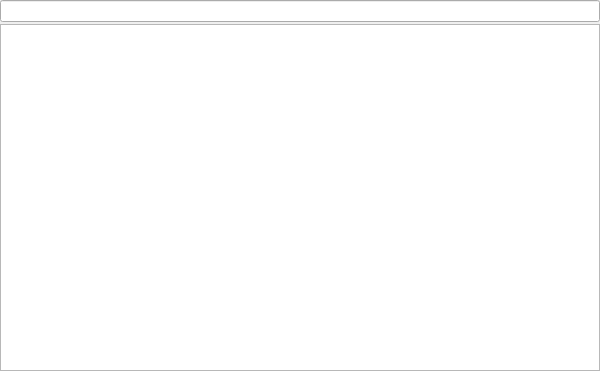
<?xml version="1.0" encoding="UTF-8"?>
<ui version="4.0">
 <class>BundleSelectorDialog</class>
 <widget class="QDialog" name="BundleSelectorDialog">
  <property name="geometry">
   <rect>
    <x>0</x>
    <y>0</y>
    <width>600</width>
    <height>371</height>
   </rect>
  </property>
  <property name="minimumSize">
   <size>
    <width>600</width>
    <height>371</height>
   </size>
  </property>
  <property name="windowTitle">
   <string>Bundle Selector</string>
  </property>
  <layout class="QVBoxLayout" name="verticalLayout">
   <property name="spacing">
    <number>2</number>
   </property>
   <property name="margin">
    <number>0</number>
   </property>
   <item>
    <widget class="QLineEdit" name="lineFilter"/>
   </item>
   <item>
    <widget class="QTableView" name="tableBundleItems">
     <property name="selectionMode">
      <enum>QAbstractItemView::SingleSelection</enum>
     </property>
     <property name="selectionBehavior">
      <enum>QAbstractItemView::SelectRows</enum>
     </property>
     <property name="showGrid">
      <bool>false</bool>
     </property>
     <attribute name="horizontalHeaderVisible">
      <bool>false</bool>
     </attribute>
     <attribute name="verticalHeaderVisible">
      <bool>false</bool>
     </attribute>
    </widget>
   </item>
  </layout>
 </widget>
 <resources/>
 <connections/>
</ui>
